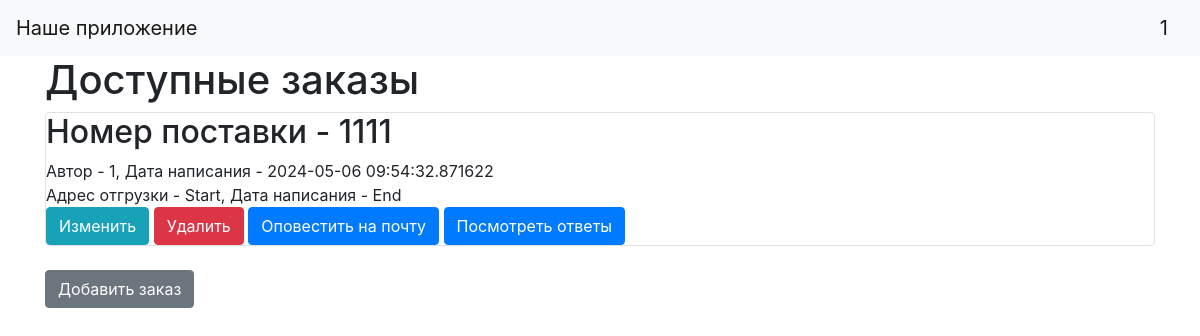
Page / (signed in) on the earlier database version.
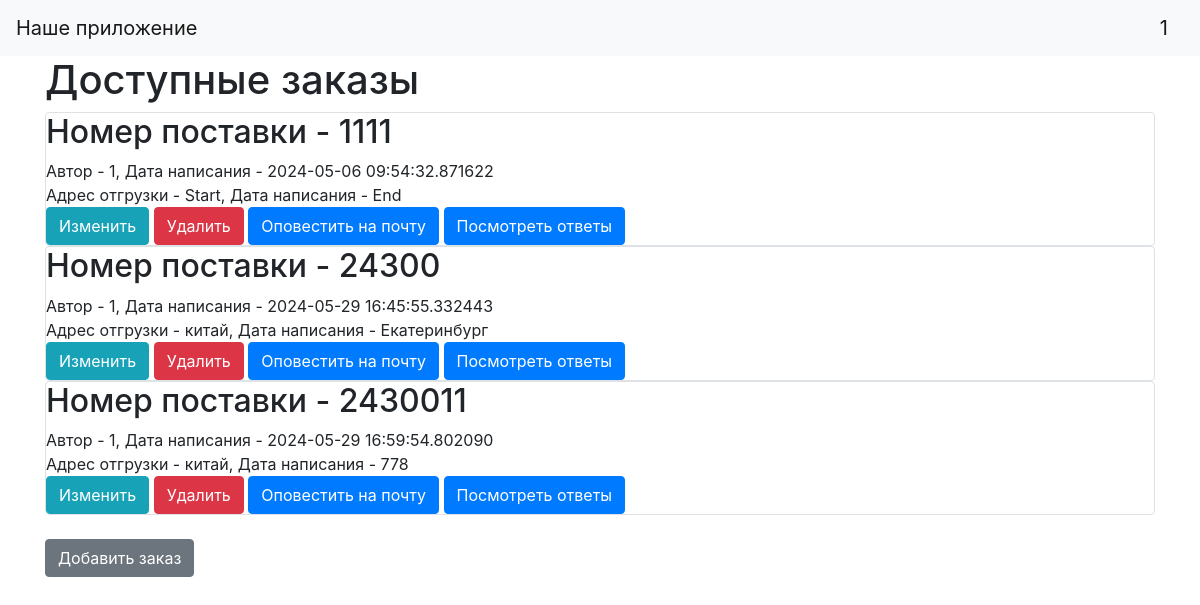
Same page on the later database version.
### data/users.py (models this page shows, shortened)
class User(SqlAlchemyBase, UserMixin):
    __tablename__ = 'users'
    id = sqlalchemy.Column(sqlalchemy.Integer,
                           primary_key=True, autoincrement=True)
    name = sqlalchemy.Column(sqlalchemy.String, nullable=True)
    email = sqlalchemy.Column(sqlalchemy.String,
                              index=True, unique=True, nullable=True)
    hashed_password = sqlalchemy.Column(sqlalchemy.String, nullable=True)
    user_type = sqlalchemy.Column(sqlalchemy.String, nullable=True)
    orders = orm.relationship("Orders", back_populates='user')

### data/orders.py (models this page shows)
class Orders(SqlAlchemyBase):
    __tablename__ = 'orders'
    id = sqlalchemy.Column(sqlalchemy.Integer,
                           primary_key=True, autoincrement=True)
    invoice_numbers = sqlalchemy.Column(sqlalchemy.String, nullable=True)
    start_address = sqlalchemy.Column(sqlalchemy.String, nullable=True)
    end_address = sqlalchemy.Column(sqlalchemy.String, nullable=True)
    content = sqlalchemy.Column(sqlalchemy.String, nullable=True)
    dimensions = sqlalchemy.Column(sqlalchemy.String, nullable=True)
    weight = sqlalchemy.Column(sqlalchemy.Integer, nullable=True)
    quantity = sqlalchemy.Column(sqlalchemy.Integer, nullable=True)
    created_date = sqlalchemy.Column(sqlalchemy.DateTime,
                                     default=datetime.datetime.now)
    answers = sqlalchemy.Column(sqlalchemy.String, default='')
    manager_id = sqlalchemy.Column(sqlalchemy.Integer,
                                sqlalchemy.ForeignKey("users.id"))
    user = orm.relationship('User')

### main.py (the view)
@app.route("/")
def index():
    db_sess: Session = db_session.create_session()()
    if current_user.is_authenticated and current_user.user_type == 'Мэнеджер':
        news = db_sess.query(Orders).filter(Orders.user == current_user)
    else:
        news = db_sess.query(Orders)
    return render_template("index.html", news=news)

### data/db_session.py (called while the page is built)
def create_session():
    global __factory
    return __factory

### main.py (called while the page is built)
@login_manager.user_loader
def load_user(user_id):
    db_sess = db_session.create_session()()
    return db_sess.query(User).get(user_id)

### templates/index.html (shortened to what this page needs)
{% extends "base.html" %}
{% block content %}
{% if current_user.is_authenticated%}
<h1>Доступные заказы</h1>
{% for item in news%}
<div class="col-md6 border rounded">
    <h2>Номер поставки - {{item.invoice_numbers}}</h2>
    <div>
        Автор - {{item.user.name}}, Дата написания - {{item.created_date}}
    </div>
    <div>
        Адрес отгрузки - {{item.start_address}}, Дата написания - {{item.end_address}}
    </div>
    {% if current_user.is_authenticated and current_user == item.user %}
    <div>
        <a href="/orders/{{ item.id }}" class="btn btn-info">
            Изменить
        </a>
        <a href="/orders_delete/{{ item.id }}" class="btn btn-danger">
            Удалить
        </a>
        <a href="/mailing/{{item.id }}/russ" class="btn btn-primary">
            Оповестить на почту
        </a>
        <a href="/answer_print/{{item.id }}" class="btn btn-primary">
            Посмотреть ответы
        </a>
    </div>
    {% elif current_user.is_authenticated and current_user.user_type == 'Админ' %}
    <a href="/answer_print/{{item.id}}" class="btn btn-primary">
            Посмотреть ответы
        </a>
    {% endif %}
</div>
{% endfor %}
<br>
{% if current_user.is_authenticated and current_user.user_type == 'Мэнеджер' %}
    <a href="/orders" class="btn btn-secondary">Добавить заказ</a>
{% endif %}
{% else%}
    <h2>Для просмотра необходимо авторизоваться</h2>
{% endif %}
{% endblock %}

### templates/base.html (shortened to what this page needs)
<!doctype html>
<html lang="en">
<head>
    <link rel="stylesheet"
          href="https://stackpath.bootstrapcdn.com/bootstrap/4.4.1/css/bootstrap.min.css"
>
</head>
<body>
<header>
    <nav class="navbar navbar-light bg-light">
        <a class="navbar-brand" href="#">Наше приложение</a>
        {% if current_user.is_authenticated %}
    <a class="navbar-brand" href="/logout">{{ current_user.name }}</a>
{% else %}
    <p>
        <a class="btn btn-primary " href="/register">Зарегистрироваться</a>
        <a class="btn btn-success" href="/login">Войти</a>
    </p>
{% endif %}
    </nav>
</header>
<main role="main" class="container">
    {% block content %}{% endblock %}
</main>
</body>
</html>

Differences in the rows shown:
added Orders: invoice_numbers "24300", user.name "1", created_date "2024-05-29 16:45:55.332443", start_address "китай", end_address "Екатеринбург"
added Orders: invoice_numbers "2430011", user.name "1", created_date "2024-05-29 16:59:54.802090", start_address "китай", end_address "778"
